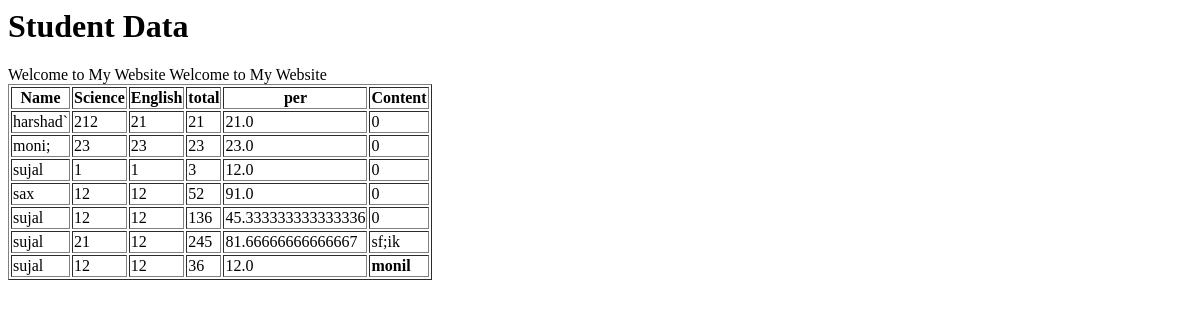
/students/, run on an earlier commit of the app's database.
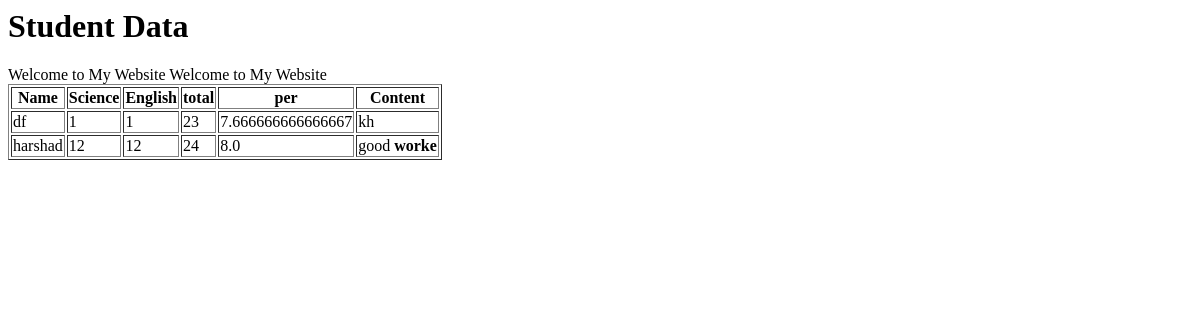
And on a later commit of the database.
### second_app/models.py (models this page shows, shortened)
class Student(models.Model):
    name = models.CharField(max_length=100)
    science = models.IntegerField()
    english = models.IntegerField()
    total = models.IntegerField(blank=True, null=True)
    percentage = models.FloatField(blank=True, null=True)
    result = models.CharField(max_length=10)
    content = HTMLField(blank=True, null=True)

### second_app/views.py (the view)
# urls.py: path('students/', views.student_list,name='students'),
def student_list(request):
    students = Student.objects.all()
    return render(request, 'student_list.html', {'students': students})

### second_app/templates/student_list.html
<h1>Student Data</h1>
<marquee>Welcome to My Website Welcome to My Website</marquee>
<table border="1">
    <tr>
        <th>Name</th>
        <th>Science</th>
        <th>English</th>
        <th>total</th>
        <th>per</th>
        <th>Content</th>
    </tr>
{% for s in students %}
<tr>
    <td>{{ s.name }}</td>
    <td>{{ s.science }}</td>
    <td>{{ s.english }}</td>
    <td>{{ s.total }}</td>
    <td>{{ s.percentage }}</td>
    <td>{{ s.content|safe }}</td>
</tr>
{% endfor %}
</table>

What changed in the data, as far as the page shows it:
removed Student: name "harshad`", science "212", english "21", total "21", percentage "21.0", content "0"
removed Student: name "moni;", science "23", english "23", total "23", percentage "23.0", content "0"
removed Student: name "sujal", science "1", english "1", total "3", percentage "12.0", content "0"
removed Student: name "sax", science "12", english "12", total "52", percentage "91.0", content "0"
removed Student: name "sujal", science "12", english "12", total "136", percentage "45.333333333333336", content "0"
removed Student: name "sujal", science "21", english "12", total "245", percentage "81.66666666666667", content "sf;ik"
removed Student: name "sujal", science "12", english "12", total "36", percentage "12.0", content "monil"
added Student: name "df", science "1", english "1", total "23", percentage "7.666666666666667", content "kh"
added Student: name "harshad", science "12", english "12", total "24", percentage "8.0", content "good worke"
